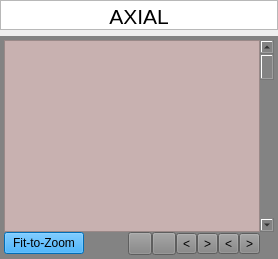
                         <widget class="QWidget" name="page_11">
                          <layout class="QGridLayout" name="gridLayout_178">
                           <property name="leftMargin">
                            <number>0</number>
                           </property>
                           <property name="topMargin">
                            <number>0</number>
                           </property>
                           <property name="rightMargin">
                            <number>0</number>
                           </property>
                           <property name="bottomMargin">
                            <number>0</number>
                           </property>
                           <item row="0" column="0">
                            <widget class="QTextEdit" name="textEdit_7">
                             <property name="minimumSize">
                              <size>
                               <width>0</width>
                               <height>30</height>
                              </size>
                             </property>
                             <property name="maximumSize">
                              <size>
                               <width>16777215</width>
                               <height>30</height>
                              </size>
                             </property>
                             <property name="layoutDirection">
                              <enum>Qt::LeftToRight</enum>
                             </property>
                             <property name="verticalScrollBarPolicy">
                              <enum>Qt::ScrollBarAlwaysOff</enum>
                             </property>
                             <property name="horizontalScrollBarPolicy">
                              <enum>Qt::ScrollBarAlwaysOff</enum>
                             </property>
                             <property name="readOnly">
                              <bool>true</bool>
                             </property>
                             <property name="html">
                              <string>&lt;!DOCTYPE HTML PUBLIC &quot;-//W3C//DTD HTML 4.0//EN&quot; &quot;http://www.w3.org/TR/REC-html40/strict.dtd&quot;&gt;
&lt;html&gt;&lt;head&gt;&lt;meta name=&quot;qrichtext&quot; content=&quot;1&quot; /&gt;&lt;meta charset=&quot;utf-8&quot; /&gt;&lt;style type=&quot;text/css&quot;&gt;
p, li { white-space: pre-wrap; }
hr { height: 1px; border-width: 0; }
li.unchecked::marker { content: &quot;\2610&quot;; }
li.checked::marker { content: &quot;\2612&quot;; }
&lt;/style&gt;&lt;/head&gt;&lt;body style=&quot; font-family:'Ubuntu Sans'; font-size:11pt; font-weight:400; font-style:normal;&quot;&gt;
&lt;p align=&quot;center&quot; style=&quot; margin-top:0px; margin-bottom:0px; margin-left:0px; margin-right:0px; -qt-block-indent:0; text-indent:0px;&quot;&gt;&lt;span style=&quot; font-family:'Sans'; font-size:16pt;&quot;&gt;AXIAL&lt;/span&gt;&lt;/p&gt;&lt;/body&gt;&lt;/html&gt;</string>
                             </property>
                            </widget>
                           </item>
                           <item row="1" column="0">
                            <widget class="QFrame" name="frame_11">
                             <property name="minimumSize">
                              <size>
                               <width>0</width>
                               <height>200</height>
                              </size>
                             </property>
                             <property name="styleSheet">
                              <string notr="true">border-color: rgb(170, 170, 170);
background-color: rgb(131, 131, 131);
</string>
                             </property>
                             <property name="frameShape">
                              <enum>QFrame::NoFrame</enum>
                             </property>
                             <layout class="QGridLayout" name="gridLayout_146">
                              <property name="leftMargin">
                               <number>4</number>
                              </property>
                              <property name="topMargin">
                               <number>4</number>
                              </property>
                              <property name="rightMargin">
                               <number>4</number>
                              </property>
                              <property name="bottomMargin">
                               <number>4</number>
                              </property>
                              <property name="spacing">
                               <number>0</number>
                              </property>
                              <item row="2" column="8">
                               <layout class="QHBoxLayout" name="horizontalLayout_36">
                                <item>
                                 <widget class="QToolButton" name="go_down_data3d0">
                                  <property name="toolTip">
                                   <string>Pan down</string>
                                  </property>
                                  <property name="text">
                                   <string>&lt;</string>
                                  </property>
                                  <property name="icon">
                                   <iconset>
                                    <normaloff>Icons/mri/downArrow.png</normaloff>Icons/mri/downArrow.png</iconset>
                                  </property>
                                 </widget>
                                </item>
                                <item>
                                 <widget class="QToolButton" name="go_up_data3d0">
                                  <property name="toolTip">
                                   <string>Pan up</string>
                                  </property>
                                  <property name="text">
                                   <string>&gt;</string>
                                  </property>
                                  <property name="icon">
                                   <iconset>
                                    <normaloff>Icons/mri/upArrow.png</normaloff>Icons/mri/upArrow.png</iconset>
                                  </property>
                                 </widget>
                                </item>
                                <item>
                                 <widget class="QToolButton" name="go_left_data3d0">
                                  <property name="toolTip">
                                   <string>Pan left</string>
                                  </property>
                                  <property name="text">
                                   <string>&lt;</string>
                                  </property>
                                  <property name="icon">
                                   <iconset>
                                    <normaloff>Icons/mri/leftArrow.png</normaloff>Icons/mri/leftArrow.png</iconset>
                                  </property>
                                 </widget>
                                </item>
                                <item>
                                 <widget class="QToolButton" name="go_right_data3d0">
                                  <property name="toolTip">
                                   <string>Pan right</string>
                                  </property>
                                  <property name="text">
                                   <string>&gt;</string>
                                  </property>
                                  <property name="icon">
                                   <iconset>
                                    <normaloff>Icons/mri/rightArrow.png</normaloff>Icons/mri/rightArrow.png</iconset>
                                  </property>
                                 </widget>
                                </item>
                               </layout>
                              </item>
                              <item row="1" column="0" rowspan="2">
                               <widget class="QPushButton" name="fit_to_zoom_data3d0">
                                <property name="toolTip">
                                 <string>Fit the image to the window</string>
                                </property>
                                <property name="styleSheet">
                                 <string notr="true">
background-color: rgb(0, 153, 255);</string>
                                </property>
                                <property name="text">
                                 <string>Fit-to-Zoom</string>
                                </property>
                                <property name="autoDefault">
                                 <bool>false</bool>
                                </property>
                                <property name="default">
                                 <bool>false</bool>
                                </property>
                                <property name="flat">
                                 <bool>false</bool>
                                </property>
                               </widget>
                              </item>
                              <item row="2" column="7">
                               <layout class="QHBoxLayout" name="horizontalLayout_37">
                                <item>
                                 <widget class="QToolButton" name="zoom_in_data3d0">
                                  <property name="toolTip">
                                   <string>Zoom in</string>
                                  </property>
                                  <property name="text">
                                   <string/>
                                  </property>
                                  <property name="icon">
                                   <iconset>
                                    <normaloff>Icons/mri/plus.png</normaloff>Icons/mri/plus.png</iconset>
                                  </property>
                                 </widget>
                                </item>
                                <item>
                                 <widget class="QToolButton" name="zoom_out_data3d0">
                                  <property name="toolTip">
                                   <string>Zoom out</string>
                                  </property>
                                  <property name="text">
                                   <string/>
                                  </property>
                                  <property name="icon">
                                   <iconset>
                                    <normaloff>Icons/mri/minus.png</normaloff>Icons/mri/minus.png</iconset>
                                  </property>
                                 </widget>
                                </item>
                               </layout>
                              </item>
                              <item row="0" column="9">
                               <widget class="QScrollBar" name="Scroll_data3d0">
                                <property name="pageStep">
                                 <number>10</number>
                                </property>
                               </widget>
                              </item>
                              <item row="0" column="0" colspan="9">
                               <widget class="QVTKRenderWindowInteractor" name="vtkWidget_data_axial">
                                <property name="styleSheet">
                                 <string notr="true">background-color: rgb(200, 177, 176);</string>
                                </property>
                               </widget>
                              </item>
                             </layout>
                             <zorder>vtkWidget_data_axial</zorder>
                             <zorder>Scroll_data3d0</zorder>
                             <zorder>fit_to_zoom_data3d0</zorder>
                            </widget>
                           </item>
                          </layout>
                         </widget>
